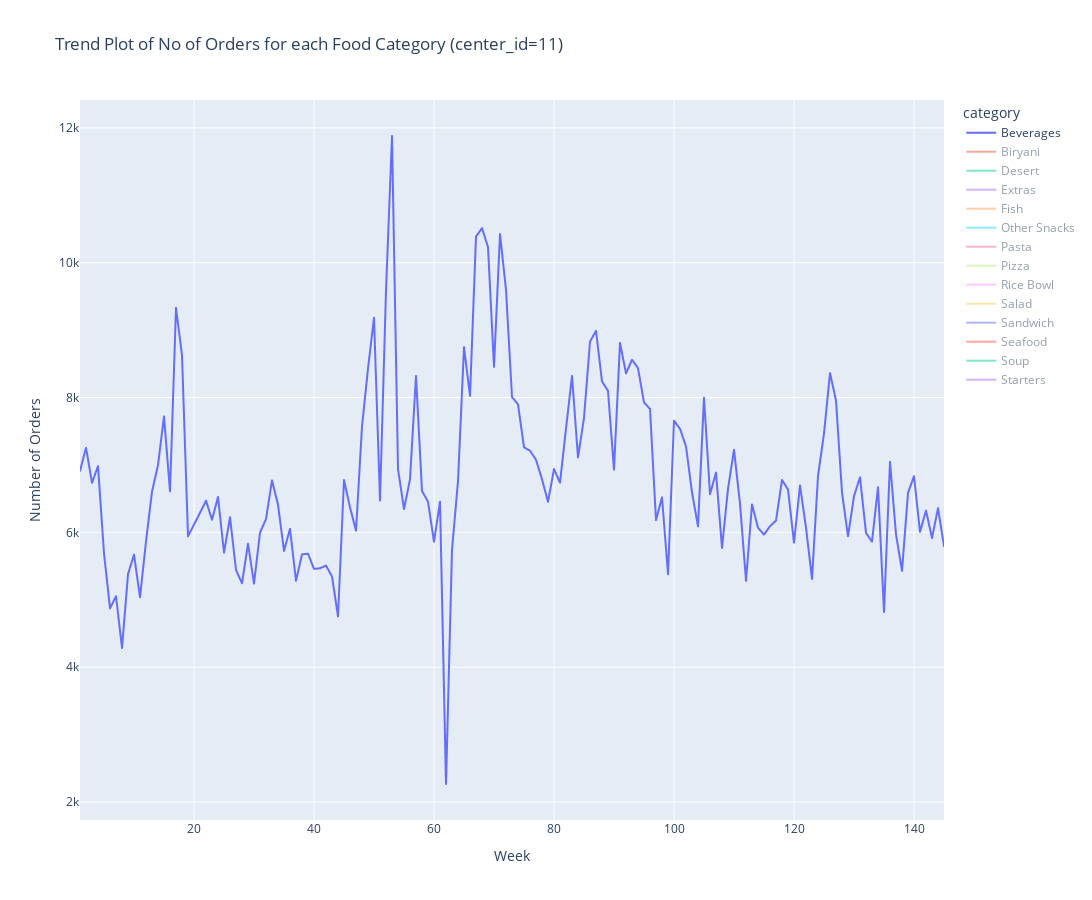

Notebook code cell kept with this figure:
### Code cell
# Lets visualize one more center

ctr_11 = full_data[full_data.center_id == 11]
result = ctr_11.groupby(['category', 'week']).agg({'num_orders':'sum'}).reset_index()

    # visualize

fig = px.line(result, x='week', y='num_orders', color='category',
              title='Trend Plot of No of Orders for each Food Category (center_id=11)',
              labels={'week': 'Week', 'num_orders': 'Number of Orders'})

    # Set the size of the figure
fig.update_layout(height=900, width=1100)

# Show the plot
fig.show();

### Figure 1 — Plotly figure (JSON) as saved in the notebook; plotly's stock layout.template omitted (floating-point values rounded to 4 significant figures; data arrays with more than 128 entries replaced by an {"elided": "..."} marker saying what was removed)
{"data": [{"hovertemplate": "category=Beverages<br>Week=%{x}<br>Number of Orders=%{y}<extra></extra>", "legendgroup": "Beverages", "line": {"color": "#636efa", "dash": "solid"}, "marker": {"symbol": "circle"}, "mode": "lines", "name": "Beverages", "showlegend": true, "type": "scattergl", "visible": true, "x": {"elided": "145 int values"}, "xaxis": "x", "y": {"elided": "145 int values"}, "yaxis": "y"}, {"hovertemplate": "category=Biryani<br>Week=%{x}<br>Number of Orders=%{y}<extra></extra>", "legendgroup": "Biryani", "line": {"color": "#EF553B", "dash": "solid"}, "marker": {"symbol": "circle"}, "mode": "lines", "name": "Biryani", "showlegend": true, "type": "scattergl", "visible": "legendonly", "x": {"elided": "143 int values"}, "xaxis": "x", "y": {"elided": "143 int values"}, "yaxis": "y"}, {"hovertemplate": "category=Desert<br>Week=%{x}<br>Number of Orders=%{y}<extra></extra>", "legendgroup": "Desert", "line": {"color": "#00cc96", "dash": "solid"}, "marker": {"symbol": "circle"}, "mode": "lines", "name": "Desert", "showlegend": true, "type": "scattergl", "visible": "legendonly", "x": {"elided": "145 int values"}, "xaxis": "x", "y": {"elided": "145 int values"}, "yaxis": "y"}, {"hovertemplate": "category=Extras<br>Week=%{x}<br>Number of Orders=%{y}<extra></extra>", "legendgroup": "Extras", "line": {"color": "#ab63fa", "dash": "solid"}, "marker": {"symbol": "circle"}, "mode": "lines", "name": "Extras", "showlegend": true, "type": "scattergl", "visible": "legendonly", "x": {"elided": "145 int values"}, "xaxis": "x", "y": {"elided": "145 int values"}, "yaxis": "y"}, {"hovertemplate": "category=Fish<br>Week=%{x}<br>Number of Orders=%{y}<extra></extra>", "legendgroup": "Fish", "line": {"color": "#FFA15A", "dash": "solid"}, "marker": {"symbol": "circle"}, "mode": "lines", "name": "Fish", "showlegend": true, "type": "scattergl", "visible": "legendonly", "x": [63, 64, 65, 66, 67, 68, 69, 70, 71, 72, 73, 74, 75, 76, 77, 78, 79, 80, 81, 82, 83, 84, 85, 86, 87, 88, 89, 90, 91, 92, 93, 94, 95, 96, 97, 98, 99, 100, 101, 102, 103, 104, 105, 106, 107, 108, 109, 110, 111, 112, 113, 114, 115, 116, 117, 118, 119, 120, 121, 122, 123, 124, 125, 126, 127, 128, 129, 130, 131, 132, 133, 134, 135, 136, 137, 138, 139, 140, 141, 142, 143, 144, 145], "xaxis": "x", "y": [28, 42, 134, 68, 107, 53, 55, 68, 164, 95, 176, 270, 336, 177, 354, 258, 135, 284, 419, 257, 324, 177, 365, 459, 377, 230, 271, 94, 270, 217, 230, 256, 353, 365, 405, 150, 202, 499, 472, 203, 217, 107, 216, 175, 136, 269, 201, 162, 296, 327, 148, 243, 120, 215, 163, 257, 70, 244, 202, 137, 124, 43, 97, 69, 149, 109, 568, 366, 325, 162, 191, 110, 165, 258, 82, 135, 215, 312, 108, 135, 122, 109, 81], "yaxis": "y"}, {"hovertemplate": "category=Other Snacks<br>Week=%{x}<br>Number of Orders=%{y}<extra></extra>", "legendgroup": "Other Snacks", "line": {"color": "#19d3f3", "dash": "solid"}, "marker": {"symbol": "circle"}, "mode": "lines", "name": "Other Snacks", "showlegend": true, "type": "scattergl", "visible": "legendonly", "x": {"elided": "145 int values"}, "xaxis": "x", "y": {"elided": "145 int values"}, "yaxis": "y"}, {"hovertemplate": "category=Pasta<br>Week=%{x}<br>Number of Orders=%{y}<extra></extra>", "legendgroup": "Pasta", "line": {"color": "#FF6692", "dash": "solid"}, "marker": {"symbol": "circle"}, "mode": "lines", "name": "Pasta", "showlegend": true, "type": "scattergl", "visible": "legendonly", "x": {"elided": "145 int values"}, "xaxis": "x", "y": {"elided": "145 int values"}, "yaxis": "y"}, {"hovertemplate": "category=Pizza<br>Week=%{x}<br>Number of Orders=%{y}<extra></extra>", "legendgroup": "Pizza", "line": {"color": "#B6E880", "dash": "solid"}, "marker": {"symbol": "circle"}, "mode": "lines", "name": "Pizza", "showlegend": true, "type": "scattergl", "visible": "legendonly", "x": {"elided": "145 int values"}, "xaxis": "x", "y": {"elided": "145 int values"}, "yaxis": "y"}, {"hovertemplate": "category=Rice Bowl<br>Week=%{x}<br>Number of Orders=%{y}<extra></extra>", "legendgroup": "Rice Bowl", "line": {"color": "#FF97FF", "dash": "solid"}, "marker": {"symbol": "circle"}, "mode": "lines", "name": "Rice Bowl", "showlegend": true, "type": "scattergl", "visible": "legendonly", "x": {"elided": "145 int values"}, "xaxis": "x", "y": {"elided": "145 int values"}, "yaxis": "y"}, {"hovertemplate": "category=Salad<br>Week=%{x}<br>Number of Orders=%{y}<extra></extra>", "legendgroup": "Salad", "line": {"color": "#FECB52", "dash": "solid"}, "marker": {"symbol": "circle"}, "mode": "lines", "name": "Salad", "showlegend": true, "type": "scattergl", "visible": "legendonly", "x": [24, 25, 26, 27, 28, 29, 30, 31, 32, 33, 34, 35, 36, 37, 38, 39, 40, 41, 42, 43, 44, 45, 46, 47, 48, 49, 50, 51, 52, 53, 54, 55, 56, 57, 58, 59, 60, 61, 62, 63, 64, 65, 66, 67, 68, 69, 70, 71, 72, 73, 74, 75, 76, 77, 78, 79, 80, 81, 82, 83, 84, 85, 86, 87, 88, 89, 90, 91, 92, 93, 94, 95, 96, 97, 98, 99, 100, 101, 102, 103, 104, 105, 106, 107, 108, 109, 110, 111, 112, 113, 114, 115, 116, 117, 118, 119, 120, 121, 122, 123, 124, 125, 126, 127, 128, 129, 130, 131, 132, 133, 134, 135, 136, 137, 138, 139, 140, 141, 142, 143, 144, 145], "xaxis": "x", "y": [296, 486, 528, 795, 799, 1055, 1336, 1906, 1458, 1311, 1336, 1565, 1606, 2186, 1191, 1177, 1255, 1283, 3010, 1337, 1567, 1282, 918, 1146, 2310, 2500, 1311, 1038, 2228, 2065, 1080, 1025, 2469, 2352, 1323, 1282, 1460, 1622, 472, 1310, 1402, 3310, 1756, 1821, 1405, 1418, 798, 1877, 1795, 1563, 1431, 1673, 5548, 4336, 4388, 4405, 1187, 1854, 3132, 1487, 1525, 2510, 2013, 2258, 2119, 1663, 3053, 2713, 1853, 1594, 2201, 1568, 1497, 1042, 1202, 1217, 1407, 1488, 1053, 1082, 1580, 1378, 1794, 1660, 1215, 1310, 1484, 976, 1230, 1146, 1647, 2563, 3404, 3130, 3281, 1327, 1499, 1648, 1688, 987, 1364, 2404, 1434, 1324, 1189, 1026, 1015, 947, 999, 905, 1120, 1201, 1243, 1054, 1136, 1122, 1825, 811, 906, 1093, 2243, 1311], "yaxis": "y"}, {"hovertemplate": "category=Sandwich<br>Week=%{x}<br>Number of Orders=%{y}<extra></extra>", "legendgroup": "Sandwich", "line": {"color": "#636efa", "dash": "solid"}, "marker": {"symbol": "circle"}, "mode": "lines", "name": "Sandwich", "showlegend": true, "type": "scattergl", "visible": "legendonly", "x": {"elided": "145 int values"}, "xaxis": "x", "y": {"elided": "145 int values"}, "yaxis": "y"}, {"hovertemplate": "category=Seafood<br>Week=%{x}<br>Number of Orders=%{y}<extra></extra>", "legendgroup": "Seafood", "line": {"color": "#EF553B", "dash": "solid"}, "marker": {"symbol": "circle"}, "mode": "lines", "name": "Seafood", "showlegend": true, "type": "scattergl", "visible": "legendonly", "x": {"elided": "145 int values"}, "xaxis": "x", "y": {"elided": "145 int values"}, "yaxis": "y"}, {"hovertemplate": "category=Soup<br>Week=%{x}<br>Number of Orders=%{y}<extra></extra>", "legendgroup": "Soup", "line": {"color": "#00cc96", "dash": "solid"}, "marker": {"symbol": "circle"}, "mode": "lines", "name": "Soup", "showlegend": true, "type": "scattergl", "visible": "legendonly", "x": {"elided": "145 int values"}, "xaxis": "x", "y": {"elided": "145 int values"}, "yaxis": "y"}, {"hovertemplate": "category=Starters<br>Week=%{x}<br>Number of Orders=%{y}<extra></extra>", "legendgroup": "Starters", "line": {"color": "#ab63fa", "dash": "solid"}, "marker": {"symbol": "circle"}, "mode": "lines", "name": "Starters", "showlegend": true, "type": "scattergl", "visible": "legendonly", "x": {"elided": "145 int values"}, "xaxis": "x", "y": {"elided": "145 int values"}, "yaxis": "y"}], "layout": {"height": 900, "legend": {"title": {"text": "category"}, "tracegroupgap": 0}, "title": {"text": "Trend Plot of No of Orders for each Food Category (center_id=11)"}, "width": 1100, "xaxis": {"anchor": "y", "autorange": true, "domain": [0, 1], "range": [1, 145], "title": {"text": "Week"}, "type": "linear"}, "yaxis": {"anchor": "x", "autorange": true, "domain": [0, 1], "range": [1734, 12414], "title": {"text": "Number of Orders"}, "type": "linear"}}}
